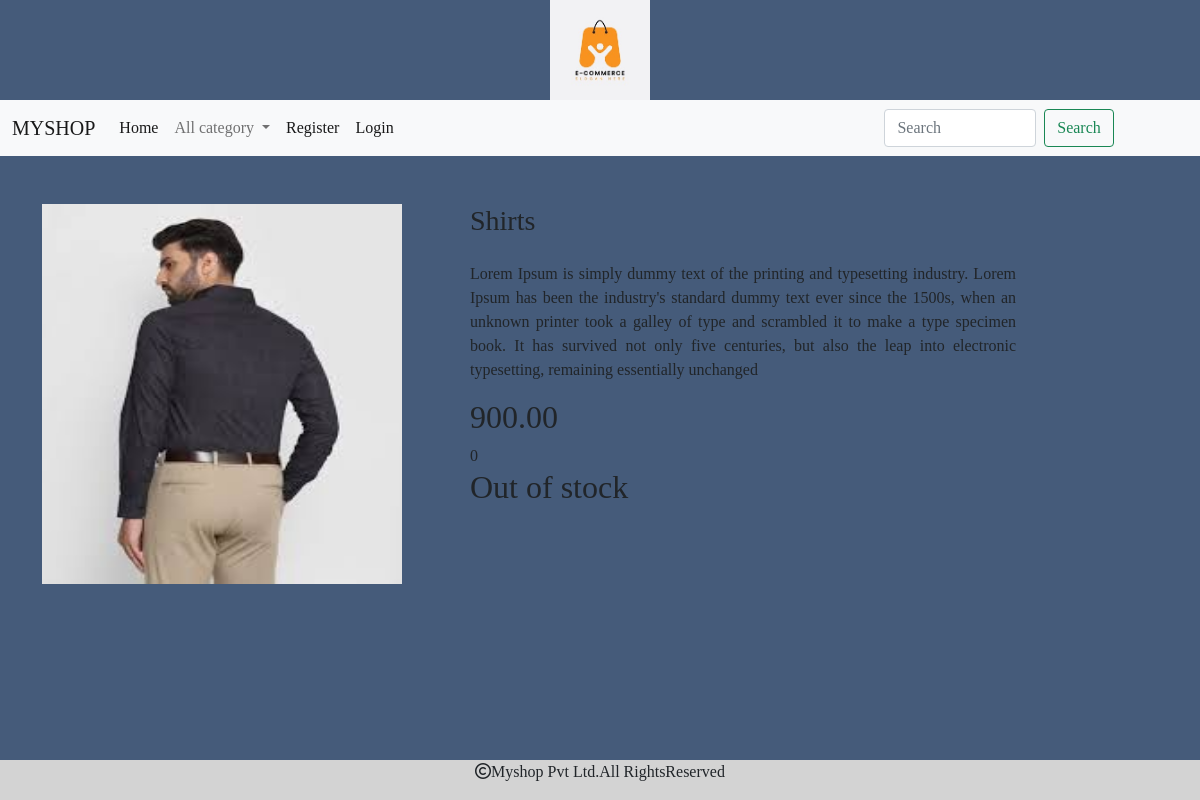
The app's page /details/Shirts with its own data.
### shop/models.py (models this page shows, shortened)
class Product(models.Model):
    name = models.CharField(max_length=20)
    desc = models.TextField()
    image = models.ImageField(upload_to="product",null=True,blank=True)
    price = models.DecimalField(max_digits=10,decimal_places=2)
    category = models.ForeignKey(Category,on_delete=models.CASCADE)
    stock = models.IntegerField()
    available = models.BooleanField(default=0)
    created = models.DateTimeField(auto_now_add=True)
    updated = models.DateTimeField(auto_now=True)

### shop/views.py (the view)
# urls.py: path('details/<c>',views.details,name='details'),
def details(request,c):
    p=Product.objects.get(name=c)
    return render(request,'detail.html',{'p':p})

### cart/context_processors.py (called while the page is built)
def total_count(request):
    item_count=0
    u=request.user
    try:
        cart=Cart.objects.filter(user=u)
        for i in cart:
            item_count+=i.quantity
    except:
        item_count=0
    return {'count':item_count}

### shop/context_processors.py (called while the page is built)
def menu_links(request):
    c=Category.objects.all()
    return {'links':c}

### templates/detail.html
{% extends 'base.html' %}
{% block content %}
<div class="container mt-5">
<div class="row">
    <div class="col-sm-4 me-5">
        <img src="{{p.image.url}}" height="380px" width="360px">
    </div>
    <div class="col-sm-6 me-5" style="text-align:justify; ">
        <h3>{{p.name}}</h3>
        <p class="mt-4 lh-base">{{p.desc}}</p>
        <h2 class="mt-2">{{p.price}}</h2>
        {{p.stock}}
        {% if user.is_superuser == True %}
        {% if p.stock == 0 %}
        <h2> Out of stock</h2>
         <a href="{% url 'admin:index' %}" class="btn btn-danger mt-3">ADD STOCK</a>
        {% else %}
        <h2>Product in stock</h2>
        <a href="{% url 'admin:index' %}" class="btn btn-danger mt-3">ADD STOCK</a>
        {% endif %}
        {% else %}
        {% if p.stock == 0 %}
        <h2>Out of stock</h2>
        {% else %}
        <a href="{% url 'cart:addtocart' p.name %}" class="btn btn-danger mt-3">ADD TO CART</a>
        {% endif %}
{% endif %}
    </div></div>
</div>
{% endblock %}

### static/css/style.css (style rules this page uses)
body { background-color:#455b7a; font-family: 'IM Fell DW Pica SC', serif; font-family: 'Playfair Display', serif; font-family: 'Roboto', sans-serif; font-family: 'Zilla Slab', serif; font-weight:300; }

### records on screen
Product: image (picture), name "Shirts", desc "Lorem Ipsum is simply dummy text of the printing and typesetting industry. Lorem Ipsum has been the industry's standard dummy text ever since the 1500s, when an unknown printer took a galley of type and scrambled it to make a type specimen book. It has survived not only five centuries, but also the leap into electronic typesetting, remaining essentially unchanged", price "900.00", stock "0"
